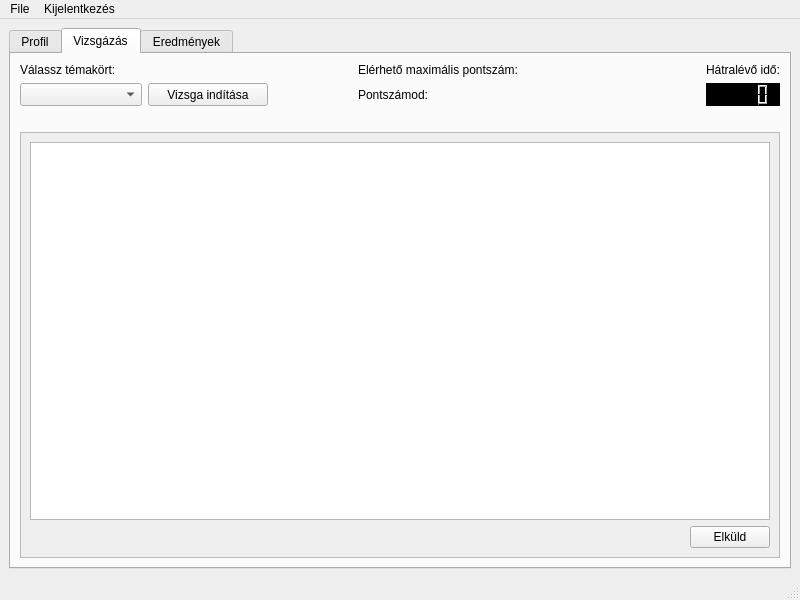
<?xml version="1.0" encoding="UTF-8"?>
<ui version="4.0">
 <class>MainWindow</class>
 <widget class="QMainWindow" name="MainWindow">
  <property name="geometry">
   <rect>
    <x>0</x>
    <y>0</y>
    <width>800</width>
    <height>600</height>
   </rect>
  </property>
  <property name="windowTitle">
   <string>MainWindow</string>
  </property>
  <widget class="QWidget" name="centralwidget">
   <layout class="QGridLayout" name="gridLayout">
    <item row="0" column="1">
     <widget class="QTabWidget" name="tabWidget">
      <property name="currentIndex">
       <number>1</number>
      </property>
      <widget class="QWidget" name="tab">
       <attribute name="title">
        <string>Profil</string>
       </attribute>
      </widget>
      <widget class="QWidget" name="tab_2">
       <attribute name="title">
        <string>Vizsgázás</string>
       </attribute>
       <layout class="QGridLayout" name="gridLayout_2">
        <item row="0" column="0">
         <widget class="QLabel" name="label">
          <property name="text">
           <string>Válassz témakört:</string>
          </property>
         </widget>
        </item>
        <item row="0" column="3">
         <widget class="QLabel" name="maxPointLabelText">
          <property name="text">
           <string>Elérhető maximális pontszám:</string>
          </property>
         </widget>
        </item>
        <item row="0" column="4">
         <widget class="QLabel" name="maxPointsLabel">
          <property name="font">
           <font>
            <weight>75</weight>
            <bold>true</bold>
           </font>
          </property>
          <property name="text">
           <string/>
          </property>
         </widget>
        </item>
        <item row="0" column="6">
         <widget class="QLabel" name="label_2">
          <property name="text">
           <string>Hátralévő idő:</string>
          </property>
         </widget>
        </item>
        <item row="1" column="0">
         <widget class="QComboBox" name="examsTypeCombobox">
          <property name="maximumSize">
           <size>
            <width>300</width>
            <height>25</height>
           </size>
          </property>
         </widget>
        </item>
        <item row="1" column="1">
         <widget class="QPushButton" name="startExamButton">
          <property name="maximumSize">
           <size>
            <width>120</width>
            <height>25</height>
           </size>
          </property>
          <property name="text">
           <string>Vizsga indítása</string>
          </property>
         </widget>
        </item>
        <item row="1" column="3">
         <widget class="QLabel" name="yourResultLabelText">
          <property name="text">
           <string>Pontszámod:</string>
          </property>
         </widget>
        </item>
        <item row="1" column="4">
         <widget class="QLabel" name="yourPointsLabel">
          <property name="font">
           <font>
            <weight>75</weight>
            <bold>true</bold>
           </font>
          </property>
          <property name="text">
           <string/>
          </property>
         </widget>
        </item>
        <item row="1" column="6">
         <widget class="QLCDNumber" name="lcdNumber">
          <property name="styleSheet">
           <string notr="true">QLCDNumber{
background-color: rgb(0, 0, 0)
}

</string>
          </property>
         </widget>
        </item>
        <item row="2" column="0" colspan="2">
         <spacer name="horizontalSpacer">
          <property name="orientation">
           <enum>Qt::Horizontal</enum>
          </property>
          <property name="sizeHint" stdset="0">
           <size>
            <width>248</width>
            <height>20</height>
           </size>
          </property>
         </spacer>
        </item>
        <item row="2" column="2">
         <spacer name="horizontalSpacer_5">
          <property name="orientation">
           <enum>Qt::Horizontal</enum>
          </property>
          <property name="sizeHint" stdset="0">
           <size>
            <width>73</width>
            <height>20</height>
           </size>
          </property>
         </spacer>
        </item>
        <item row="2" column="3" colspan="2">
         <spacer name="horizontalSpacer_3">
          <property name="orientation">
           <enum>Qt::Horizontal</enum>
          </property>
          <property name="sizeHint" stdset="0">
           <size>
            <width>198</width>
            <height>20</height>
           </size>
          </property>
         </spacer>
        </item>
        <item row="2" column="5">
         <spacer name="horizontalSpacer_2">
          <property name="orientation">
           <enum>Qt::Horizontal</enum>
          </property>
          <property name="sizeHint" stdset="0">
           <size>
            <width>138</width>
            <height>20</height>
           </size>
          </property>
         </spacer>
        </item>
        <item row="3" column="0" colspan="7">
         <widget class="QScrollArea" name="scrollArea">
          <property name="widgetResizable">
           <bool>true</bool>
          </property>
          <widget class="QWidget" name="scrollAreaWidgetContents">
           <property name="geometry">
            <rect>
             <x>0</x>
             <y>0</y>
             <width>756</width>
             <height>418</height>
            </rect>
           </property>
           <layout class="QGridLayout" name="gridLayout_3">
            <item row="0" column="0" colspan="2">
             <widget class="QTableView" name="currentExamTableView">
              <attribute name="horizontalHeaderVisible">
               <bool>false</bool>
              </attribute>
              <attribute name="horizontalHeaderHighlightSections">
               <bool>false</bool>
              </attribute>
              <attribute name="verticalHeaderHighlightSections">
               <bool>false</bool>
              </attribute>
             </widget>
            </item>
            <item row="1" column="0">
             <spacer name="horizontalSpacer_4">
              <property name="orientation">
               <enum>Qt::Horizontal</enum>
              </property>
              <property name="sizeHint" stdset="0">
               <size>
                <width>654</width>
                <height>20</height>
               </size>
              </property>
             </spacer>
            </item>
            <item row="1" column="1">
             <widget class="QPushButton" name="sendExamButton">
              <property name="text">
               <string>Elküld</string>
              </property>
             </widget>
            </item>
           </layout>
          </widget>
         </widget>
        </item>
       </layout>
      </widget>
      <widget class="QWidget" name="tab_3">
       <attribute name="title">
        <string>Eredmények</string>
       </attribute>
      </widget>
     </widget>
    </item>
   </layout>
  </widget>
  <widget class="QMenuBar" name="menubar">
   <property name="geometry">
    <rect>
     <x>0</x>
     <y>0</y>
     <width>800</width>
     <height>21</height>
    </rect>
   </property>
   <widget class="QMenu" name="menuFile">
    <property name="layoutDirection">
     <enum>Qt::LeftToRight</enum>
    </property>
    <property name="title">
     <string>File</string>
    </property>
   </widget>
   <widget class="QMenu" name="menuKijelentkez_s">
    <property name="title">
     <string>Kijelentkezés</string>
    </property>
   </widget>
   <addaction name="menuFile"/>
   <addaction name="menuKijelentkez_s"/>
  </widget>
  <widget class="QStatusBar" name="statusbar"/>
 </widget>
 <resources/>
 <connections/>
</ui>
